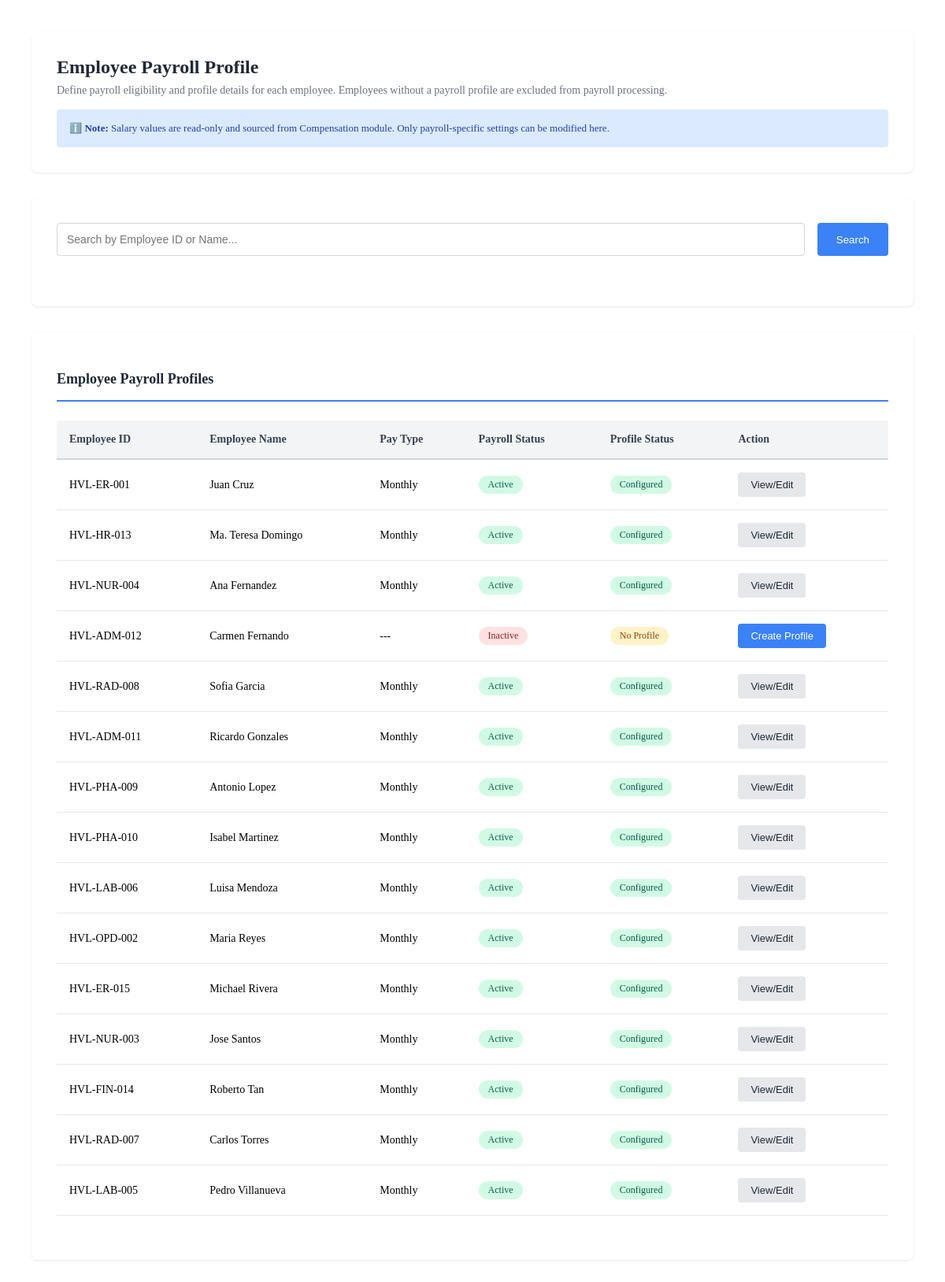
The app's page /modules/payroll/views/employee_payroll_profile.php with its own data.
### tables this page shows
CREATE TABLE `employees` (
  `employee_id` int(11) NOT NULL,
  `user_id` int(11) DEFAULT NULL,
  `employee_code` varchar(50) NOT NULL,
  `first_name` varchar(100) NOT NULL,
  `middle_name` varchar(100) DEFAULT NULL,
  `last_name` varchar(100) NOT NULL,
  `date_of_birth` date DEFAULT NULL,
  `gender` enum('Male','Female','Other') DEFAULT 'Other',
  `marital_status` enum('Single','Married','Divorced','Widowed') DEFAULT 'Single',
  `email` varchar(100) DEFAULT NULL,
  `phone` varchar(20) DEFAULT NULL,
  `address` text DEFAULT NULL,
  `city` varchar(100) DEFAULT NULL,
  `state` varchar(100) DEFAULT NULL,
  `postal_code` varchar(20) DEFAULT NULL,
  `country` varchar(100) DEFAULT NULL,
  `nationality` varchar(100) DEFAULT NULL,
  `job_title_id` int(11) DEFAULT NULL,
  `department_id` int(11) DEFAULT NULL,
  `employment_type_id` int(11) DEFAULT NULL,
  `location_id` int(11) DEFAULT NULL,
  `supervisor_id` int(11) DEFAULT NULL,
  `date_of_joining` date NOT NULL,
  `employment_status` enum('Active','On Leave','Suspended','Terminated') DEFAULT 'Active',
  `last_working_day` date DEFAULT NULL,
  `created_at` timestamp NOT NULL DEFAULT current_timestamp(),
  `updated_at` timestamp NOT NULL DEFAULT current_timestamp() ON UPDATE current_timestamp()
);

CREATE TABLE `employee_payroll_profiles` (
  `id` int(11) NOT NULL,
  `employee_id` int(11) NOT NULL,
  `payroll_eligible` tinyint(1) DEFAULT 1,
  `payroll_frequency` enum('Weekly','Semi-Monthly','Monthly') DEFAULT 'Monthly',
  `pay_schedule_day_1` int(11) DEFAULT 15,
  `pay_schedule_day_2` int(11) DEFAULT 30,
  `pay_type` enum('Per Duty','Per Shift','Hourly','Daily','Monthly') DEFAULT 'Monthly',
  `payroll_status` varchar(50) DEFAULT 'Active',
  `tax_status` varchar(50) DEFAULT NULL,
  `sss_status` varchar(50) DEFAULT NULL,
  `philhealth_status` varchar(50) DEFAULT NULL,
  `pagibig_status` varchar(50) DEFAULT NULL,
  `bank_account_holder` varchar(255) DEFAULT NULL,
  `bank_account_number` varchar(50) DEFAULT NULL,
  `bank_code` varchar(10) DEFAULT NULL,
  `bank_name` varchar(100) DEFAULT NULL,
  `account_type` varchar(50) DEFAULT NULL,
  `account_status` varchar(50) DEFAULT NULL,
  `tax_identification_number` varchar(50) DEFAULT NULL,
  `sss_number` varchar(50) DEFAULT NULL,
  `philhealth_number` varchar(50) DEFAULT NULL,
  `pagibig_number` varchar(50) DEFAULT NULL,
  `created_at` timestamp NOT NULL DEFAULT current_timestamp(),
  `updated_at` timestamp NOT NULL DEFAULT current_timestamp() ON UPDATE current_timestamp()
);

### config/BaseModel.php (called while the page is built, shortened)
<?php
abstract class BaseModel {
    protected $db;
    public function __construct() {
        $database = new Database();
        $this->db = $database->connect();
    }
    public function query($sql, $params = []) {
        try {
            $stmt = $this->db->prepare($sql);
            if (!empty($params)) {
                $stmt->execute($params);
            } else {
                $stmt->execute();
            }
            return $stmt->fetchAll(PDO::FETCH_ASSOC);
        } catch (PDOException $e) {
            throw new Exception("Query execution failed: " . $e->getMessage());
        }
    }
}
?>

### config/Database.php (called while the page is built, shortened)
<?php
class Database {
    private $host = 'localhost';
    private $db_name = 'public_html';
    private $username = 'root';
    private $password = '';
    public function connect() {
        $this->conn = null;
        try {
            $this->conn = new PDO(
                'mysql:host=' . $this->host . ';dbname=' . $this->db_name . ';charset=utf8mb4',
                $this->username,
                $this->password
            );
            $this->conn->setAttribute(PDO::ATTR_ERRMODE, PDO::ERRMODE_EXCEPTION);
            $this->conn->exec("SET @@session.time_zone = '+08:00'");
        } catch (PDOException $e) {
            error_log('Database Connection Error: ' . $e->getMessage());
            throw new RuntimeException('Database connection failed: ' . $e->getMessage(), 0, $e);
        }
        return $this->conn;
    }
}
?>

### modules/payroll/models/EmployeePayrollProfile.php (called while the page is built, shortened)
<?php
require_once __DIR__ . '/../../../config/BaseModel.php';
class EmployeePayrollProfile extends BaseModel {
    protected $table = 'employee_payroll_profiles';
    public function getEmployeesWithProfile($search = '') {
        $sql = "SELECT e.employee_id, e.employee_code, e.first_name, e.last_name,
                e.department_id, e.job_title_id,
                d.department_name,
                j.title AS job_title,
                p.id AS profile_id, p.payroll_eligible, p.payroll_frequency, p.pay_type, p.payroll_status
                FROM employees e
                LEFT JOIN departments d ON e.department_id = d.department_id
                LEFT JOIN job_titles j ON e.job_title_id = j.job_title_id
                LEFT JOIN {$this->table} p ON p.employee_id = e.employee_id
                WHERE e.employment_status IN ('Active', 'On Leave', 'Suspended')";
        $params = [];
        $sql .= " ORDER BY e.last_name, e.first_name";
        return $this->query($sql, $params);
    }
}

### modules/payroll/views/employee_payroll_profile.php (the view, shortened to what this page needs)
<?php
require_once __DIR__ . '/../../../config/Database.php';
require_once __DIR__ . '/../models/EmployeePayrollProfile.php';
$employeeProfile = new EmployeePayrollProfile();
$search = isset($_GET['search']) ? trim($_GET['search']) : '';
$employees = $employeeProfile->getEmployeesWithProfile($search);
$dashboardUrl = '/public_html/dashboard.php';
?>
<div class="profile-container">
  <div class="section">
    <h2 style="margin: 0 0 0.5rem 0; color: #1f2937;">Employee Payroll Profile</h2>
    <p style="margin: 0; color: #6b7280; font-size: 14px;">Define payroll eligibility and profile details for each employee. Employees without a payroll profile are excluded from payroll processing.</p>
    <div style="margin-top: 1rem; padding: 1rem; background: #dbeafe; border-radius: 4px; color: #1e40af; font-size: 13px;">
      <strong>ℹ️ Note:</strong> Salary values are read-only and sourced from Compensation module. Only payroll-specific settings can be modified here.
    </div>
  </div>
  <div class="section">
    <form method="GET" action="<?php echo htmlspecialchars($dashboardUrl); ?>">
      <div class="search-box">
        <input type="text" name="search" placeholder="Search by Employee ID or Name..." value="<?php echo htmlspecialchars($search); ?>">
        <button type="submit">Search</button>
      </div>
    </form>
  </div>
  <div class="section">
    <h3 class="section-header">Employee Payroll Profiles</h3>
    <div class="table-container">
      <table>
        <thead>
          <tr>
            <th>Employee ID</th>
            <th>Employee Name</th>
            <th>Pay Type</th>
            <th>Payroll Status</th>
            <th>Profile Status</th>
            <th>Action</th>
          </tr>
        </thead>
        <tbody>
          <?php if (empty($employees)): ?>
          <tr><td colspan="6" class="no-data">No employees found.</td></tr>
          <?php else: ?>
          <?php foreach ($employees as $emp):
            $hasProfile = !empty($emp['profile_id']);
            $payTypeLabel = !empty($emp['pay_type']) ? htmlspecialchars($emp['pay_type']) : '---';
            $payrollActive = isset($emp['payroll_eligible']) && (int)$emp['payroll_eligible'] === 1;
            $name = trim(($emp['first_name'] ?? '') . ' ' . ($emp['last_name'] ?? ''));
            $code = $emp['employee_code'] ?? ('EMP-' . str_pad($emp['employee_id'], 3, '0', STR_PAD_LEFT));
            ?>
          <tr>
            <td><?php echo htmlspecialchars($code); ?></td>
            <td><?php echo htmlspecialchars($name); ?></td>
            <td><?php echo htmlspecialchars($payTypeLabel); ?></td>
            <td><span class="status-badge <?php echo $payrollActive ? 'status-active' : 'status-inactive'; ?>"><?php echo $payrollActive ? 'Active' : 'Inactive'; ?></span></td>
            <td><span class="status-badge <?php echo $hasProfile ? 'status-active' : 'status-no-profile'; ?>"><?php echo $hasProfile ? 'Configured' : 'No Profile'; ?></span></td>
            <td>
              <?php if ($hasProfile): ?>
              <button type="button" onclick="window.openProfileModal('edit', <?php echo (int)$emp['employee_id']; ?>)" class="btn btn-secondary">View/Edit</button>
              <?php else: ?>
              <button type="button" onclick="window.openProfileModal('create', <?php echo (int)$emp['employee_id']; ?>)" class="btn btn-primary">Create Profile</button>
              <?php endif; ?>
            </td>
          </tr>
          <?php endforeach; ?>
          <?php endif; ?>
        </tbody>
      </table>
    </div>
  </div>
</div>

### modules/payroll/views/employee_payroll_profile.php (style rules this page uses)
.profile-container { max-width: 1200px; margin: 0 auto; padding: 2rem; }
.section { background: white; border-radius: 8px; padding: 2rem; margin-bottom: 2rem; box-shadow: 0 1px 3px rgba(0, 0, 0, 0.1); }
.section-header { font-size: 18px; font-weight: 600; color: #1f2937; margin-bottom: 1.5rem; padding-bottom: 1rem; border-bottom: 2px solid #3b82f6; }
.search-box { display: flex; gap: 1rem; margin-bottom: 2rem; }
.search-box input { flex: 1; padding: 0.75rem; border: 1px solid #d1d5db; border-radius: 4px; font-size: 14px; }
.search-box button { padding: 0.75rem 1.5rem; background: #3b82f6; color: white; border: none; border-radius: 4px; cursor: pointer; font-weight: 500; transition: all 0.3s ease; }
.table-container { overflow-x: auto; margin-bottom: 1.5rem; }
table { width: 100%; border-collapse: collapse; font-size: 14px; }
table thead { background: #f3f4f6; }
table th { padding: 1rem; text-align: left; font-weight: 600; color: #374151; border-bottom: 2px solid #d1d5db; }
table td { padding: 1rem; border-bottom: 1px solid #e5e7eb; }
.status-badge { display: inline-block; padding: 0.25rem 0.75rem; border-radius: 12px; font-size: 12px; font-weight: 500; }
.status-active { background: #d1fae5; color: #065f46; }
.status-inactive { background: #fee2e2; color: #991b1b; }
.status-no-profile { background: #fef3c7; color: #92400e; }
.btn { padding: 0.5rem 1rem; border: none; border-radius: 4px; cursor: pointer; font-size: 13px; font-weight: 500; transition: all 0.3s ease; text-decoration: none; display: inline-block; }
.btn-primary { background: #3b82f6; color: white; }
.btn-secondary { background: #e5e7eb; color: #1f2937; }

### records on screen
employees: employee_code "HVL-ER-001", name "Juan Cruz", employee_payroll_profiles.pay_type "Monthly", shows "Active", shows "Configured"
employees: employee_code "HVL-HR-013", name "Ma. Teresa Domingo", employee_payroll_profiles.pay_type "Monthly", shows "Active", shows "Configured"
employees: employee_code "HVL-NUR-004", name "Ana Fernandez", employee_payroll_profiles.pay_type "Monthly", shows "Active", shows "Configured"
employees: employee_code "HVL-ADM-012", name "Carmen Fernando", payTypeLabel "---", shows "Inactive", shows "No Profile"
employees: employee_code "HVL-RAD-008", name "Sofia Garcia", employee_payroll_profiles.pay_type "Monthly", shows "Active", shows "Configured"
employees: employee_code "HVL-ADM-011", name "Ricardo Gonzales", employee_payroll_profiles.pay_type "Monthly", shows "Active", shows "Configured"
employees: employee_code "HVL-PHA-009", name "Antonio Lopez", employee_payroll_profiles.pay_type "Monthly", shows "Active", shows "Configured"
employees: employee_code "HVL-PHA-010", name "Isabel Martinez", employee_payroll_profiles.pay_type "Monthly", shows "Active", shows "Configured"
employees: employee_code "HVL-LAB-006", name "Luisa Mendoza", employee_payroll_profiles.pay_type "Monthly", shows "Active", shows "Configured"
employees: employee_code "HVL-OPD-002", name "Maria Reyes", employee_payroll_profiles.pay_type "Monthly", shows "Active", shows "Configured"
employees: employee_code "HVL-ER-015", name "Michael Rivera", employee_payroll_profiles.pay_type "Monthly", shows "Active", shows "Configured"
employees: employee_code "HVL-NUR-003", name "Jose Santos", employee_payroll_profiles.pay_type "Monthly", shows "Active", shows "Configured"
employees: employee_code "HVL-FIN-014", name "Roberto Tan", employee_payroll_profiles.pay_type "Monthly", shows "Active", shows "Configured"
employees: employee_code "HVL-RAD-007", name "Carlos Torres", employee_payroll_profiles.pay_type "Monthly", shows "Active", shows "Configured"
employees: employee_code "HVL-LAB-005", name "Pedro Villanueva", employee_payroll_profiles.pay_type "Monthly", shows "Active", shows "Configured"
